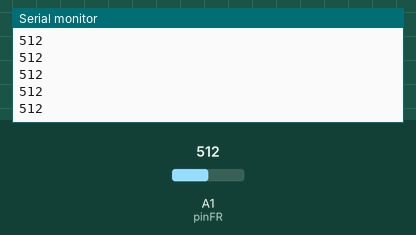
This sketch was run on a simulated Arduino Uno, built with avr-gcc and run on an emulated ATmega328P. Shown: the last lines printed to the serial monitor. The inputs (shaded band) are chosen by the test bench; at power-on: A1 (pinFR) = 512.

Above: at 1.2 s.
1.3 s: A1 (pinFR) set to 716
At 2.2 s:
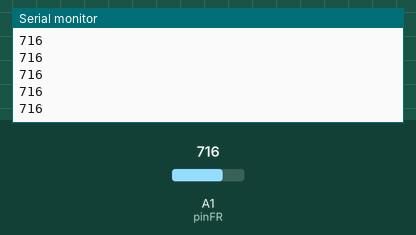
2.8 s: A1 (pinFR) set to 900
At 3.6 s:
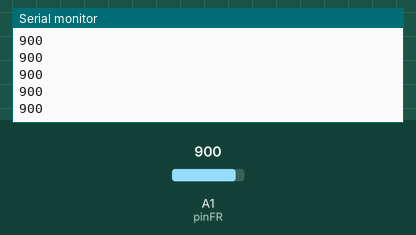
Timing chart, 0 to 5.8 s (numbered marks = the images above; inputs shaded):
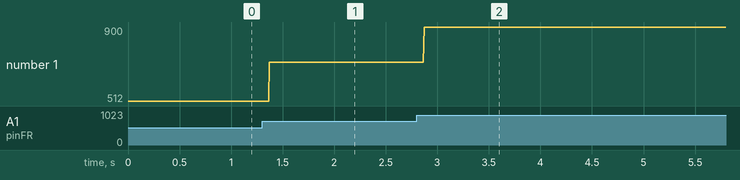

Measured:
- after the input at 1.3 s, the serial monitor: prints a new line after 0.07 s (image 1)
- after the input at 2.8 s, the serial monitor: prints a new line after 0.07 s (image 2)
- plotted number 1: 512 → 716 after the input at 1.3 s, 716 → 900 after the input at 2.8 s

The sketch:

Foto_resistance.ino
```cpp
const byte pinFR = A1;
void setup() {
  // put your setup code here, to run once:
  Serial.begin(9600);
  while(!Serial){
    ;
  }
  pinMode(pinFR, INPUT);
}
void loop() {
  // put your main code here, to run repeatedly:
  Serial.println(analogRead(pinFR));
}
```
